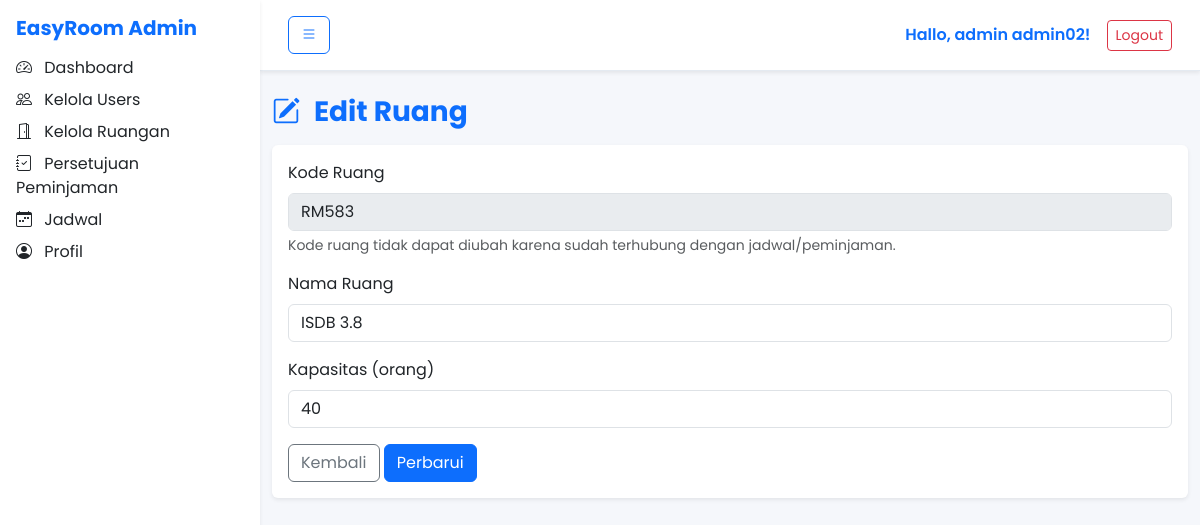
Screenshot of /admin/ruang_edit.php?kode=RM583 (signed in) with the database file from the repository.
### tables this page shows
CREATE TABLE `ruang` (
  `kode_ruang` varchar(15) NOT NULL,
  `nama_ruang` varchar(50) NOT NULL,
  `kapasitas` int DEFAULT NULL,
  `fasilitas` text,
  `lokasi` varchar(100) DEFAULT NULL,
  `status` enum('Terpakai','Kosong') DEFAULT 'Terpakai'
);

### admin/ruang_edit.php (the view, shortened to what this page needs)
<?php
require_once __DIR__ . '/../config.php';
$kode = $_GET['kode'] ?? '';
$stmt = $conn->prepare("SELECT * FROM ruang WHERE kode_ruang = ?");
$stmt->bind_param("s", $kode);
$stmt->execute();
$ruang = $stmt->get_result()->fetch_assoc();
?>
<!doctype html>
<html lang="id">
<head>
    <link rel="stylesheet" href="https://cdn.jsdelivr.net/npm/bootstrap@5.3.3/dist/css/bootstrap.min.css">
    <link rel="stylesheet" href="https://cdn.jsdelivr.net/npm/bootstrap-icons@1.11.3/font/bootstrap-icons.css">
    <link rel="stylesheet" href="https://unpkg.com/aos@2.3.1/dist/aos.css">
    <link rel="stylesheet" href="../assets/css/style.css">
</head>
<body>
    <?php include 'sidebar.php'; ?>
    <div class="content">
        <?php include 'header.php'; ?>
        <div class="container py-4">
            <h3 class="fw-bold text-primary mb-3">
                <i class="bi bi-pencil-square me-2"></i> Edit Ruang
            </h3>
            <div class="card shadow-sm border-0">
                <div class="card-body">
                    <form action="../backend/admin/ruang_action.php" method="post">
                        <div class="mb-3">
                            <label class="form-label">Kode Ruang</label>
                            <input type="text" class="form-control" value="<?= htmlspecialchars($ruang['kode_ruang']); ?>" disabled>
                            <div class="form-text">Kode ruang tidak dapat diubah karena sudah terhubung dengan jadwal/peminjaman.</div>
                        </div>
                        <div class="mb-3">
                            <label class="form-label">Nama Ruang</label>
                            <input type="text" name="nama_ruang" class="form-control" required
                                value="<?= htmlspecialchars($ruang['nama_ruang']); ?>">
                        </div>
                        <div class="mb-3">
                            <label class="form-label">Kapasitas (orang)</label>
                            <input type="number" name="kapasitas" class="form-control" min="1" required
                                value="<?= (int)$ruang['kapasitas']; ?>">
                        </div>
                        <a href="ruang.php" class="btn btn-outline-secondary">Kembali</a>
                        <button type="submit" class="btn btn-primary">Perbarui</button>
                    </form>
                </div>
            </div>
        </div>
    </div>
</body>
</html>

### assets/css/style.css (style rules this page uses)
body { font-family: "Poppins", sans-serif; background: #f5f7fb; color: #1f2933; }
a { text-decoration: none; }

### admin/sidebar.php (style rules this page uses)
:root { --sidebar-width: 260px; }
.content { margin-left: var(--sidebar-width); transition: margin-left 0.3s ease-in-out; width: calc(100% - var(--sidebar-width)); }

### rows the page displays
ruang: kode_ruang "RM583", nama_ruang "ISDB 3.8", kapasitas "40"

### other values shown
$user['nama'] "admin02"
